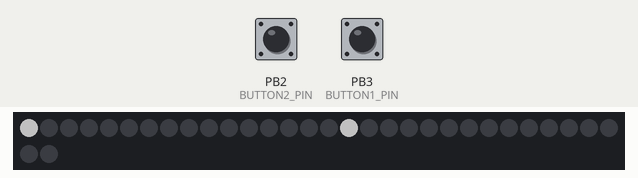
This sketch was run on a simulated ATtiny85, built with avr-gcc and run on an emulated ATtiny85. Parts: 32 RGB LEDs in strip order, left to right, continuing on the next row. The test bench sets the inputs (shaded band); at power-on: PB2 (BUTTON2_PIN) HIGH, PB3 (BUTTON1_PIN) HIGH. Dim RGB values are drawn brighter than linear.

Above: at 1.2 s.
1.3 s: PB2 (BUTTON2_PIN) pulled LOW for 0.15 s
At 1.47 s:
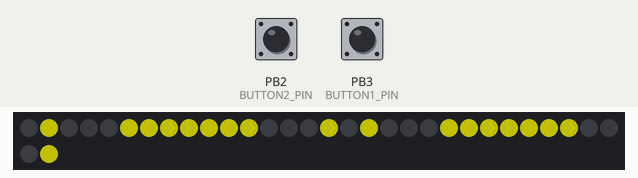
3.1 s: PB3 (BUTTON1_PIN) pulled LOW for 1 s
At 3.8 s:
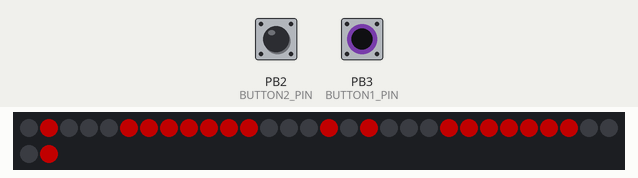
7.1 s: PB3 (BUTTON1_PIN) pulled LOW for 0.15 s
8.9 s: PB3 (BUTTON1_PIN) pulled LOW for 3.2 s
13.6 s: PB2 (BUTTON2_PIN) pulled LOW for 0.15 s
At 13.77 s:
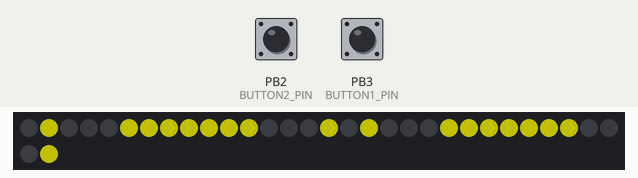
Timing chart, 0 to 16.6 s (numbered marks = the images above; inputs shaded):
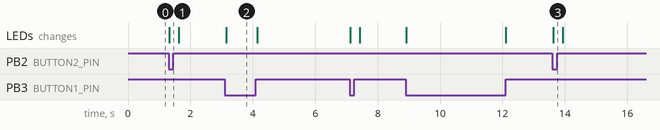

The sketch:

button-test.ino
```cpp
// 0 is right eye top
// 16 is left eye top
// inc clockwise looking out

#include <Adafruit_NeoPixel.h>

#ifdef __AVR_ATtiny85__ // Trinket, Gemma, etc.
#include <avr/power.h>
#endif

#define LED_PIN 0
#define LED_LENGTH 32
#define BUTTON1_PIN 3
#define BUTTON2_PIN 2

Adafruit_NeoPixel pixels = Adafruit_NeoPixel(LED_LENGTH, LED_PIN);

bool button2OldState = HIGH;
bool button1OldState = HIGH;
int degree = 0;

int smileyLEDS[] = {1, 15, 5, 6, 7, 8, 9, 10, 11, 17, 31, 21, 22, 23, 24, 25, 26, 27};

void setup() {
#ifdef __AVR_ATtiny85__ // Trinket, Gemma, etc.
  if (F_CPU == 16000000) clock_prescale_set(clock_div_1);
#endif
  pinMode(BUTTON1_PIN, INPUT_PULLUP);
  pinMode(BUTTON2_PIN, INPUT_PULLUP);
  pixels.begin();
  pixels.setBrightness(85); // 1/3 brightness
}

void loop() {
  setAllLEDS(0x000000);
  // Get current button state.
  bool button1NewState = digitalRead(BUTTON1_PIN);
  bool button2NewState = digitalRead(BUTTON2_PIN);

  // Check if state changed from high to low (button press).
  if (button1NewState == LOW) {
    uint32_t color = 0xFF0000;
    for (int i = 0; i < 18; i++) {
      pixels.setPixelColor(smileyLEDS[i], color);
    }
  }
  else if (button2NewState == LOW){
    uint32_t color = 0xFFFF00;
    for (int i = 0; i < 18; i++) {
      pixels.setPixelColor(smileyLEDS[i], color);
    }
  }
  else {
    pixels.setPixelColor(0, 0xFFFFFF);
    pixels.setPixelColor(16, 0xFFFFFF);
  }

  pixels.show();

  // rotate through our rainbow always
  degree++;
  if (degree >= 360) degree = 0;

  delay(10);
}

void setAllLEDS(uint32_t color) {
  for (int i = 0; i < LED_LENGTH; i++) {
      pixels.setPixelColor(i, color);
    }

    pixels.show();
}

// takes int 0-360 and translates from HSV to RGB
// I basically implemented wikipedia: https://en.wikipedia.org/wiki/HSL_and_HSV#/media/File:HSV-RGB-comparison.svg
uint32_t getRGBfromHue(int hue) {
  double r, g, b = 0;
  int i = (int)floor(hue / 60.0); // which section we're in
  double f = hue / 60.0 - i; // how far we are through this section

  switch (i) {
    case 0:
      r = 1;
      g = f;
      b = 0;
      break;
    case 1:
      r = 1 - f;
      g = 1;
      b = 0;
      break;
    case 2:
      r = 0;
      g = 1;
      b = f;
      break;
    case 3:
      r = 0;
      g = 1 - f;
      b = 1;
      break;
    case 4:
      r = f;
      g = 0;
      b = 1;
      break;
    case 5:
      r = 1;
      g = 0;
      b = 1 - f;
      break;
  }

  return pixels.Color(r*255, g*255, b*255);
}
```

Measured:
- after the input at 1.3 s, the LEDs: change at once (image 1)
- after the input at 3.1 s, the LEDs: change at once (image 2)
- after the input at 13.6 s, the LEDs: change at once (image 3)
